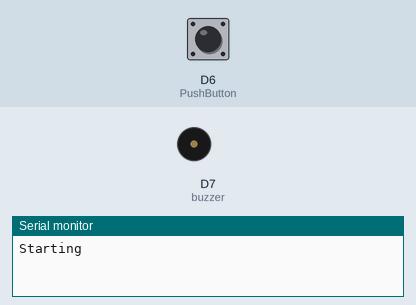
Bench run of a sketch on a simulated ESP8266 (NodeMCU). Parts: buzzer (waves = sounding), the last lines printed to the serial monitor. The test bench sets the inputs (shaded band); at power-on: D6 (PushButton) LOW. WiFi joins after 1.5 s; servers stay silent unless stated.

Above: at 1.2 s.
1.3 s: D6 (PushButton) pulled HIGH for 3.2 s
At 3.7 s:
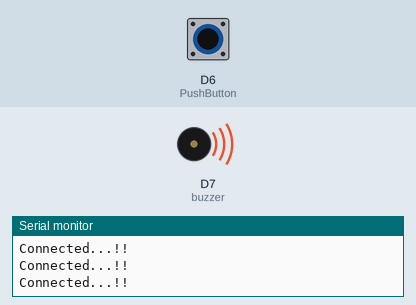
Timing chart, 0 to 6.2 s (numbered marks = the images above; inputs shaded):
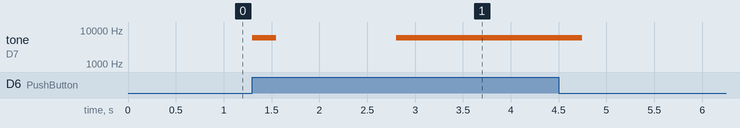

The sketch:

Automatic_Wifi_Deduction.ino
```cpp
#include<Esp.h>
#include<ESP8266WiFi.h>
#include<DNSServer.h>
#include<ESP8266WebServer.h>
#include<WiFiManager.h>

#define PushButton D6
#define buzzer D7

void setup() {
  // put your setup code here, to run once:
  Serial.begin(115200);
  Serial.println("Starting");
  pinMode(PushButton, INPUT);
  pinMode(buzzer, OUTPUT);
}

void loop() {

  if(digitalRead(PushButton)==HIGH){
    tone(buzzer, 6000, 250);
    WiFiManager wifiManager;
    if(!wifiManager.startConfigPortal("Haroon 5G")){
      Serial.println("Failed to connect and timed out...!");
      delay(3000);
      ESP.reset();
      delay(2000);
    }
  Serial.println("Connected...!!");
  }
}
```

Measured:
- after the input at 1.3 s, tone on D7 (buzzer): silent → 6000 Hz at once, → silent 0.25 s later, → 6000 Hz 1.3 s later, → silent 1.9 s later
